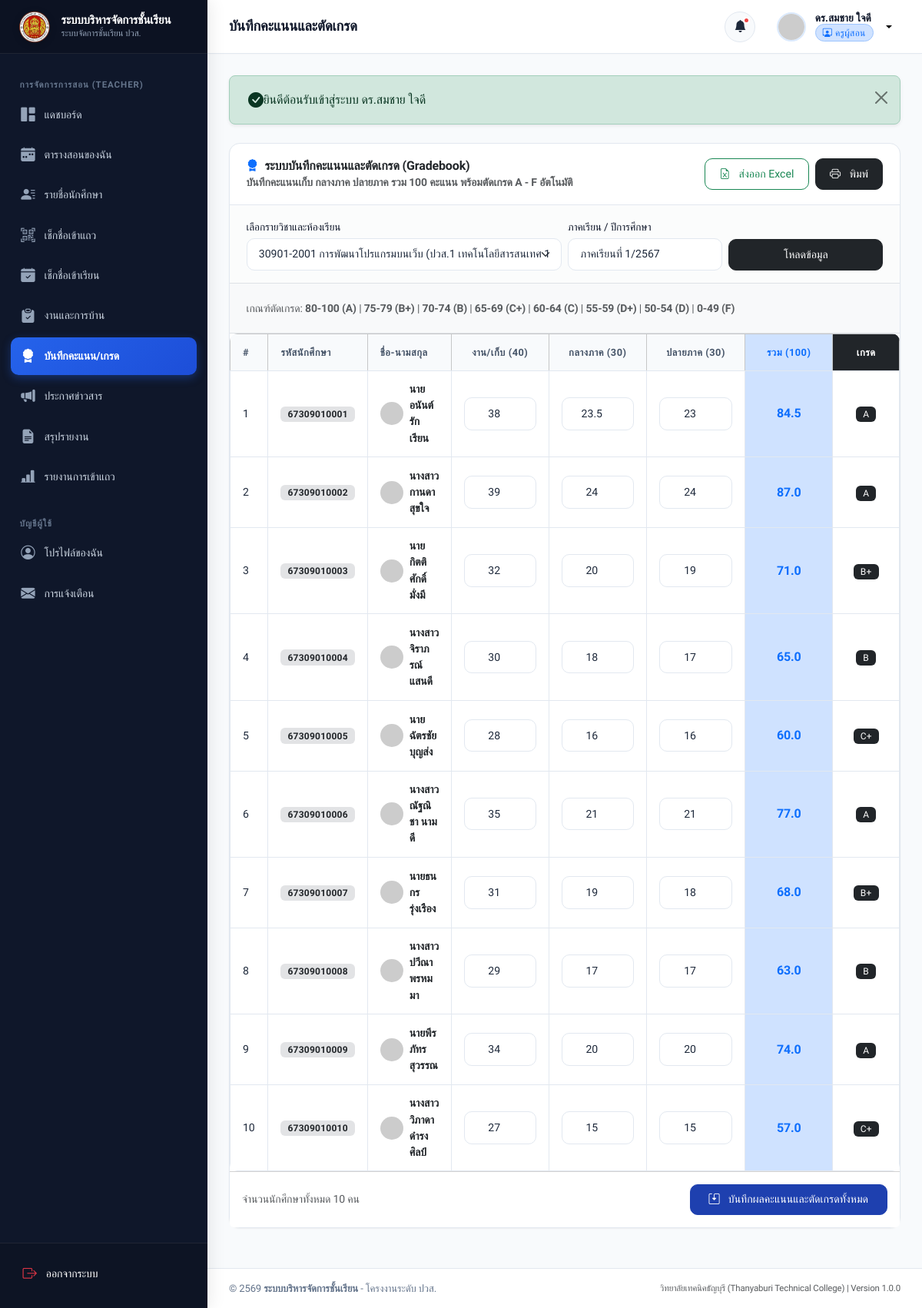
The page /teacher/scores.php (signed in) on the database its author committed.
### tables this page shows
CREATE TABLE `subjects` (
  `id` INT AUTO_INCREMENT PRIMARY KEY,
  `subject_code` VARCHAR(20) NOT NULL,
  `name_th` VARCHAR(100) NOT NULL,
  `name_en` VARCHAR(100) DEFAULT NULL,
  `credits` DECIMAL(3,1) NOT NULL DEFAULT 3.0,
  `description` TEXT DEFAULT NULL,
  `teacher_id` INT NOT NULL,
  `classroom_id` INT NOT NULL,
  `term` VARCHAR(10) NOT NULL DEFAULT '1',
  `academic_year` VARCHAR(10) NOT NULL DEFAULT '2567',
  `created_at` DATETIME NOT NULL DEFAULT CURRENT_TIMESTAMP,
  `updated_at` DATETIME NOT NULL DEFAULT CURRENT_TIMESTAMP ON UPDATE CURRENT_TIMESTAMP,
  CONSTRAINT `fk_subjects_teacher` FOREIGN KEY (`teacher_id`) REFERENCES `teachers` (`id`) ON DELETE CASCADE,
  CONSTRAINT `fk_subjects_classroom` FOREIGN KEY (`classroom_id`) REFERENCES `classrooms` (`id`) ON DELETE CASCADE,
  INDEX `idx_subjects_code` (`subject_code`)
);

CREATE TABLE `students` (
  `id` INT AUTO_INCREMENT PRIMARY KEY,
  `user_id` INT NOT NULL UNIQUE,
  `student_code` VARCHAR(20) NOT NULL UNIQUE,
  `classroom_id` INT NOT NULL,
  `gender` ENUM('male', 'female', 'other') DEFAULT 'male',
  `birth_date` DATE DEFAULT NULL,
  `address` TEXT DEFAULT NULL,
  `parent_name` VARCHAR(100) DEFAULT NULL,
  `parent_phone` VARCHAR(20) DEFAULT NULL,
  `created_at` DATETIME NOT NULL DEFAULT CURRENT_TIMESTAMP,
  `updated_at` DATETIME NOT NULL DEFAULT CURRENT_TIMESTAMP ON UPDATE CURRENT_TIMESTAMP,
  CONSTRAINT `fk_students_user` FOREIGN KEY (`user_id`) REFERENCES `users` (`id`) ON DELETE CASCADE,
  CONSTRAINT `fk_students_classroom` FOREIGN KEY (`classroom_id`) REFERENCES `classrooms` (`id`) ON DELETE RESTRICT,
  INDEX `idx_students_code` (`student_code`),
  INDEX `idx_students_classroom` (`classroom_id`)
);

CREATE TABLE `users` (
  `id` INT AUTO_INCREMENT PRIMARY KEY,
  `username` VARCHAR(50) NOT NULL UNIQUE,
  `password` VARCHAR(255) NOT NULL,
  `role` ENUM('admin', 'teacher', 'student') NOT NULL DEFAULT 'student',
  `email` VARCHAR(100) NOT NULL UNIQUE,
  `full_name` VARCHAR(100) NOT NULL,
  `phone` VARCHAR(20) DEFAULT NULL,
  `avatar` VARCHAR(255) DEFAULT NULL,
  `status` ENUM('active', 'inactive') NOT NULL DEFAULT 'active',
  `created_at` DATETIME NOT NULL DEFAULT CURRENT_TIMESTAMP,
  `updated_at` DATETIME NOT NULL DEFAULT CURRENT_TIMESTAMP ON UPDATE CURRENT_TIMESTAMP,
  INDEX `idx_users_role` (`role`),
  INDEX `idx_users_status` (`status`)
);

CREATE TABLE `scores` (
  `id` INT AUTO_INCREMENT PRIMARY KEY,
  `student_id` INT NOT NULL,
  `subject_id` INT NOT NULL,
  `term` VARCHAR(10) NOT NULL DEFAULT '1',
  `academic_year` VARCHAR(10) NOT NULL DEFAULT '2567',
  `attendance_score` DECIMAL(5,2) NOT NULL DEFAULT 0.00 COMMENT 'คะแนนจิตพิสัย/เข้าเรียน (10%)',
  `assignment_score` DECIMAL(5,2) NOT NULL DEFAULT 0.00 COMMENT 'คะแนนงาน/การบ้าน (40%)',
  `midterm_score` DECIMAL(5,2) NOT NULL DEFAULT 0.00 COMMENT 'คะแนนกลางภาค (25%)',
  `final_score` DECIMAL(5,2) NOT NULL DEFAULT 0.00 COMMENT 'คะแนนปลายภาค (25%)',
  `total_score` DECIMAL(5,2) NOT NULL DEFAULT 0.00 COMMENT 'คะแนนรวม (100%)',
  `grade` VARCHAR(5) NOT NULL DEFAULT 'F' COMMENT 'A, B+, B, C+, C, D+, D, F',
  `recorded_by` INT NOT NULL COMMENT 'Teacher User ID',
  `created_at` DATETIME NOT NULL DEFAULT CURRENT_TIMESTAMP,
  `updated_at` DATETIME NOT NULL DEFAULT CURRENT_TIMESTAMP ON UPDATE CURRENT_TIMESTAMP,
  UNIQUE KEY `unique_student_subject_term` (`student_id`, `subject_id`, `term`, `academic_year`),
  CONSTRAINT `fk_scores_student` FOREIGN KEY (`student_id`) REFERENCES `students` (`id`) ON DELETE CASCADE,
  CONSTRAINT `fk_scores_subject` FOREIGN KEY (`subject_id`) REFERENCES `subjects` (`id`) ON DELETE CASCADE
);

### teacher/scores.php (the view, shortened to what this page needs)
<?php
require_once __DIR__ . '/../includes/csrf.php';
require_once __DIR__ . '/../includes/functions.php';
$currentUser = getCurrentUser();
$teacherId = $currentUser['role_id'] ?? 0;
$stmtSubs = $pdo->prepare("
    SELECT s.*, c.name as classroom_name
    FROM subjects s
    JOIN classrooms c ON s.classroom_id = c.id
    WHERE s.teacher_id = ?
    ORDER BY s.subject_code ASC
");
$stmtSubs->execute([$teacherId]);
$subjects = $stmtSubs->fetchAll();
$selectedSubjectId = !empty($_GET['subject_id']) ? (int)$_GET['subject_id'] : ($subjects[0]['id'] ?? 0);
$currentSubject = null;
foreach ($subjects as $s) {
    if ($s['id'] === $selectedSubjectId) {
        $currentSubject = $s;
        break;
    }
}
$students = [];
if ($currentSubject) {
    $stmtStudents = $pdo->prepare("
        SELECT s.id as student_id, s.student_code, u.full_name, u.avatar,
               sc.assignment_score, sc.midterm_score, sc.final_score, sc.total_score, sc.grade
        FROM students s
        JOIN users u ON s.user_id = u.id
        LEFT JOIN scores sc ON sc.student_id = s.id
             AND sc.subject_id = ?
             AND sc.term = ?
             AND sc.academic_year = ?
        WHERE s.classroom_id = ? AND u.status = 'active'
        ORDER BY s.student_code ASC
    ");
    $stmtStudents->execute([
        $selectedSubjectId,
        $currentSubject['term'],
        $currentSubject['academic_year'],
        $currentSubject['classroom_id']
    ]);
    $students = $stmtStudents->fetchAll();
}
require_once __DIR__ . '/../includes/header.php';
require_once __DIR__ . '/../includes/sidebar.php';
require_once __DIR__ . '/../includes/navbar.php';
?>
<div class="card">
    <div class="card-header flex-column flex-md-row gap-3 align-items-start align-items-md-center">
        <div>
            <h5 class="card-title mb-0"><i class="bi bi-award-fill text-primary"></i> ระบบบันทึกคะแนนและตัดเกรด (Gradebook)</h5>
            <div class="small text-muted">บันทึกคะแนนเก็บ กลางภาค ปลายภาค รวม 100 คะแนน พร้อมตัดเกรด A - F อัตโนมัติ</div>
        </div>
        <div class="d-flex gap-2">
            <button type="button" class="btn btn-sm btn-outline-success" onclick="exportTableToCSV('scoresTable', 'scores_<?= date('Ymd') ?>.csv')">
                <i class="bi bi-file-earmark-excel me-1"></i> ส่งออก Excel
            </button>
            <button type="button" class="btn btn-sm btn-dark" onclick="printReport()">
                <i class="bi bi-printer me-1"></i> พิมพ์
            </button>
        </div>
    </div>
    <div class="card-body bg-light bg-opacity-50 border-bottom py-3 no-print">
        <form action="<?= BASE_URL ?>teacher/scores.php" method="GET" class="row g-2 align-items-end">
            <div class="col-md-6 col-12">
                <label class="form-label small mb-1">เลือกรายวิชาและห้องเรียน</label>
                <select name="subject_id" class="form-select" onchange="this.form.submit()">
                    <?php foreach ($subjects as $s): ?>
                        <option value="<?= $s['id'] ?>" <?= $selectedSubjectId === $s['id'] ? 'selected' : '' ?>>
                            <?= htmlspecialchars($s['subject_code']) ?> <?= htmlspecialchars($s['name_th']) ?> (<?= htmlspecialchars($s['classroom_name']) ?>)
                        </option>
                    <?php endforeach; ?>
                </select>
            </div>
            <div class="col-md-3 col-6">
                <label class="form-label small mb-1">ภาคเรียน / ปีการศึกษา</label>
                <input type="text" class="form-control bg-white" readonly value="ภาคเรียนที่ <?= htmlspecialchars($currentSubject['term'] ?? '1') ?>/<?= htmlspecialchars($currentSubject['academic_year'] ?? '2567') ?>">
            </div>
            <div class="col-md-3 col-6">
                <button type="submit" class="btn btn-dark w-100">โหลดข้อมูล</button>
            </div>
        </form>
    </div>
    <?php if (!$currentSubject): ?>
        <div class="card-body py-5 text-center text-muted">
            <i class="bi bi-journal-x fs-1 d-block mb-2"></i>
            กรุณาเลือกรายวิชาเพื่อบันทึกคะแนน
        </div>
    <?php else: ?>
        <form action="<?= BASE_URL ?>teacher/scores.php" method="POST" id="scoreForm">
            <div class="card-body py-2.5 bg-light border-bottom small text-muted d-flex flex-wrap align-items-center justify-content-between gap-2">
                <div>
                    เกณฑ์ตัดเกรด: <strong>80-100 (A)</strong> | <strong>75-79 (B+)</strong> | <strong>70-74 (B)</strong> | <strong>65-69 (C+)</strong> | <strong>60-64 (C)</strong> | <strong>55-59 (D+)</strong> | <strong>50-54 (D)</strong> | <strong>0-49 (F)</strong>
                </div>
            </div>
            <div class="table-responsive">
                <table class="table table-bordered table-hover align-middle mb-0" id="scoresTable">
                    <thead class="table-light">
                        <tr>
                            <th style="width: 50px;">#</th>
                            <th>รหัสนักศึกษา</th>
                            <th>ชื่อ-นามสกุล</th>
                            <th style="width: 140px;" class="text-center">งาน/เก็บ (40)</th>
                            <th style="width: 140px;" class="text-center">กลางภาค (30)</th>
                            <th style="width: 140px;" class="text-center">ปลายภาค (30)</th>
                            <th style="width: 130px;" class="text-center bg-primary-subtle text-primary fw-bold">รวม (100)</th>
                            <th style="width: 100px;" class="text-center bg-dark text-white fw-bold">เกรด</th>
                        </tr>
                    </thead>
                    <tbody>
                        <?php if (empty($students)): ?>
                            <tr><td colspan="8" class="text-center py-5 text-muted">ไม่พบนักศึกษาในกลุ่มเรียนนี้</td></tr>
                        <?php else: ?>
                            <?php foreach ($students as $idx => $std):
                                $aScore = $std['assignment_score'] !== null ? (float)$std['assignment_score'] : 0.0;
                                $mScore = $std['midterm_score'] !== null ? (float)$std['midterm_score'] : 0.0;
                                $fScore = $std['final_score'] !== null ? (float)$std['final_score'] : 0.0;
                                $tScore = $aScore + $mScore + $fScore;
                                $grade = !empty($std['grade']) ? $std['grade'] : calcGrade($tScore);
                            ?>
                                <tr class="student-score-row" data-id="<?= $std['student_id'] ?>">
                                    <td><?= $idx + 1 ?></td>
                                    <td><span class="badge bg-secondary-subtle text-dark fw-bold"><?= htmlspecialchars($std['student_code']) ?></span></td>
                                    <td>
                                        <div class="d-flex align-items-center gap-2">
                                            <img src="<?= getUserAvatarUrl($std['avatar'], $std['full_name']) ?>" class="rounded-circle" width="30" height="30" alt="Avatar">
                                            <span class="fw-semibold text-dark"><?= htmlspecialchars($std['full_name']) ?></span>
                                        </div>
                                    </td>
                                    <td>
                                        <input type="number" step="0.5" min="0" max="40" name="assignment_score[<?= $std['student_id'] ?>]" class="form-control form-control-sm text-center input-score input-assign" value="<?= $aScore ?>">
                                    </td>
                                    <td>
                                        <input type="number" step="0.5" min="0" max="30" name="midterm_score[<?= $std['student_id'] ?>]" class="form-control form-control-sm text-center input-score input-mid" value="<?= $mScore ?>">
                                    </td>
                                    <td>
                                        <input type="number" step="0.5" min="0" max="30" name="final_score[<?= $std['student_id'] ?>]" class="form-control form-control-sm text-center input-score input-final" value="<?= $fScore ?>">
                                    </td>
                                    <td class="text-center fw-bold fs-6 text-primary bg-primary-subtle cell-total">
                                        <?= number_format($tScore, 1) ?>
                                    </td>
                                    <td class="text-center fw-bold fs-6 cell-grade">
                                        <span class="badge bg-dark px-2.5 py-1"><?= $grade ?></span>
                                    </td>
                                </tr>
                            <?php endforeach; ?>
                        <?php endif; ?>
                    </tbody>
                </table>
            </div>
            <?php if (!empty($students)): ?>
                <div class="card-footer bg-white py-3 d-flex justify-content-between align-items-center no-print">
                    <div class="small text-muted">จำนวนนักศึกษาทั้งหมด <?= count($students) ?> คน</div>
                    <button type="submit" class="btn btn-primary px-4 py-2">
                        <i class="bi bi-save2 me-1"></i> บันทึกผลคะแนนและตัดเกรดทั้งหมด
                    </button>
                </div>
            <?php endif; ?>
        </form>
    <?php endif; ?>
</div>
<?php require_once __DIR__ . '/../includes/footer.php'; ?>

### assets/css/style.css (style rules this page uses)
:root { --primary: #1e40af; --primary-hover: #1d4ed8; --primary-light: #eff6ff; --primary-rgb: 30, 64, 175; --secondary: #475569; --accent: #3b82f6; --accent-light: #dbeafe; --success: #10b981; --success-light: #ecfdf5; --warning: #f59e0b; --warning-light: #fffbeb; --danger: #ef4444; --danger-light: #fef2f2; --info: #06b6d4; --info-light: #ecfeff; --dark: #0f172a; --dark-surface: #1e293b; --light-bg: #f8fafc; --card-bg: #ffffff; --border-color: #e2e8f0; --border-focus: #93c5fd; --text-main: #1e293b; --text-muted: #64748b; --text-light: #94a3b8; --sidebar-width: 270px; --topbar-height: 70px; --radius-sm: 0.375rem; --radius-md: 0.625rem; --radius-lg: 0.875rem; --radius-xl: 1.25rem; --shadow-sm: 0 1px 2px 0 rgb(0 0 0 / 0.05); --shadow-md: 0 4px 6px -1px rgb(0 0 0 / 0.07), 0 2px 4px -2px rgb(0 0 0 / 0.05); --shadow-lg: 0 10px 15px -3px rgb(0 0 0 / 0.08), 0 4px 6px -4px rgb(0 0 0 / 0.04); --shadow-xl: 0 20px 25px -5px rgb(0 0 0 / 0.1), 0 8px 10px -6px rgb(0 0 0 / 0.05); --transition: all 0.2s cubic-bezier(0.4, 0, 0.2, 1); }
* { box-sizing: border-box; }
body { font-family: 'Prompt', -apple-system, BlinkMacSystemFont, 'Segoe UI', Roboto, sans-serif; background-color: var(--light-bg); color: var(--text-main); min-height: 100vh; margin: 0; display: flex; flex-direction: column; overflow-x: hidden; letter-spacing: -0.01em; }
h1, h2, h3, h4, h5, h6 { color: var(--dark); font-weight: 600; line-height: 1.35; }
.card { background-color: var(--card-bg); border: 1px solid var(--border-color); border-radius: var(--radius-lg); box-shadow: var(--shadow-sm); transition: var(--transition); margin-bottom: 1.5rem; }
.card-header { background-color: transparent; border-bottom: 1px solid var(--border-color); padding: 1.15rem 1.35rem; display: flex; align-items: center; justify-content: space-between; font-weight: 600; }
.card-header .card-title { margin: 0; font-size: 1rem; font-weight: 600; display: flex; align-items: center; gap: 0.5rem; }
.card-body { padding: 1.35rem; }
.btn { font-family: inherit; font-weight: 500; padding: 0.55rem 1.15rem; border-radius: var(--radius-md); transition: var(--transition); display: inline-flex; align-items: center; justify-content: center; gap: 0.45rem; font-size: 0.88rem; }
.btn-primary { background-color: var(--primary); border-color: var(--primary); }
.form-control, .form-select { font-family: inherit; border: 1px solid var(--border-color); border-radius: var(--radius-md); padding: 0.6rem 0.95rem; font-size: 0.88rem; color: var(--text-main); background-color: #ffffff; transition: var(--transition); }
.form-label { font-size: 0.85rem; font-weight: 500; color: var(--dark); margin-bottom: 0.35rem; }
.table-responsive { border-radius: var(--radius-md); overflow-x: auto; }
.table { width: 100%; margin-bottom: 0; vertical-align: middle; border-color: var(--border-color); }
.table th { background-color: #f8fafc; color: var(--secondary); font-size: 0.8rem; font-weight: 600; text-transform: uppercase; letter-spacing: 0.04em; padding: 0.85rem 1rem; border-bottom: 1px solid var(--border-color); white-space: nowrap; }
.table td { padding: 0.85rem 1rem; font-size: 0.88rem; color: var(--text-main); border-bottom: 1px solid var(--border-color); }
.badge { font-weight: 500; font-size: 0.75rem; padding: 0.35em 0.75em; letter-spacing: 0.02em; }

### rows shown on the page
subjects: term+academic_year "ภาคเรียนที่ 1/2567"
students: student_code "67309010001", user.full_name "นายอนันต์ รักเรียน", assignment_score "38", midterm_score "23.5", final_score "23", scores.assignment_score+midterm_score+final_score "84.5", scores.grade "A"
students: student_code "67309010002", user.full_name "นางสาวกานดา สุขใจ", assignment_score "39", midterm_score "24", final_score "24", scores.assignment_score+midterm_score+final_score "87.0", scores.grade "A"
students: student_code "67309010003", user.full_name "นายกิตติศักดิ์ มั่งมี", assignment_score "32", midterm_score "20", final_score "19", scores.assignment_score+midterm_score+final_score "71.0", scores.grade "B+"
students: student_code "67309010004", user.full_name "นางสาวจิราภรณ์ แสนดี", assignment_score "30", midterm_score "18", final_score "17", scores.assignment_score+midterm_score+final_score "65.0", scores.grade "B"
students: student_code "67309010005", user.full_name "นายฉัตรชัย บุญส่ง", assignment_score "28", midterm_score "16", final_score "16", scores.assignment_score+midterm_score+final_score "60.0", scores.grade "C+"
students: student_code "67309010006", user.full_name "นางสาวณัฐณิชา นามดี", assignment_score "35", midterm_score "21", final_score "21", scores.assignment_score+midterm_score+final_score "77.0", scores.grade "A"
students: student_code "67309010007", user.full_name "นายธนกร รุ่งเรือง", assignment_score "31", midterm_score "19", final_score "18", scores.assignment_score+midterm_score+final_score "68.0", scores.grade "B+"
students: student_code "67309010008", user.full_name "นางสาวปวีณา พรหมมา", assignment_score "29", midterm_score "17", final_score "17", scores.assignment_score+midterm_score+final_score "63.0", scores.grade "B"
students: student_code "67309010009", user.full_name "นายพีรภัทร สุวรรณ", assignment_score "34", midterm_score "20", final_score "20", scores.assignment_score+midterm_score+final_score "74.0", scores.grade "A"
students: student_code "67309010010", user.full_name "นางสาววิภาดา ดำรงศิลป์", assignment_score "27", midterm_score "15", final_score "15", scores.assignment_score+midterm_score+final_score "57.0", scores.grade "C+"

### other values the page prints
APP_NAME "ระบบบริหารจัดการชั้นเรียน"
$pageTitle "บันทึกคะแนนและตัดเกรด"
$currentUser['full_name'] "ดร.สมชาย ใจดี"
$msg "ยินดีต้อนรับเข้าสู่ระบบ ดร.สมชาย ใจดี"
count($students) "10"
APP_SUBTITLE "วิทยาลัยเทคนิคธัญบุรี (Thanyaburi Technical College)"
APP_VERSION "1.0.0"
form field subject_id "30901-2001 การพัฒนาโปรแกรมบนเว็บ (ปวส.1 เทคโนโลยีสารสนเทศ 1/1)"
